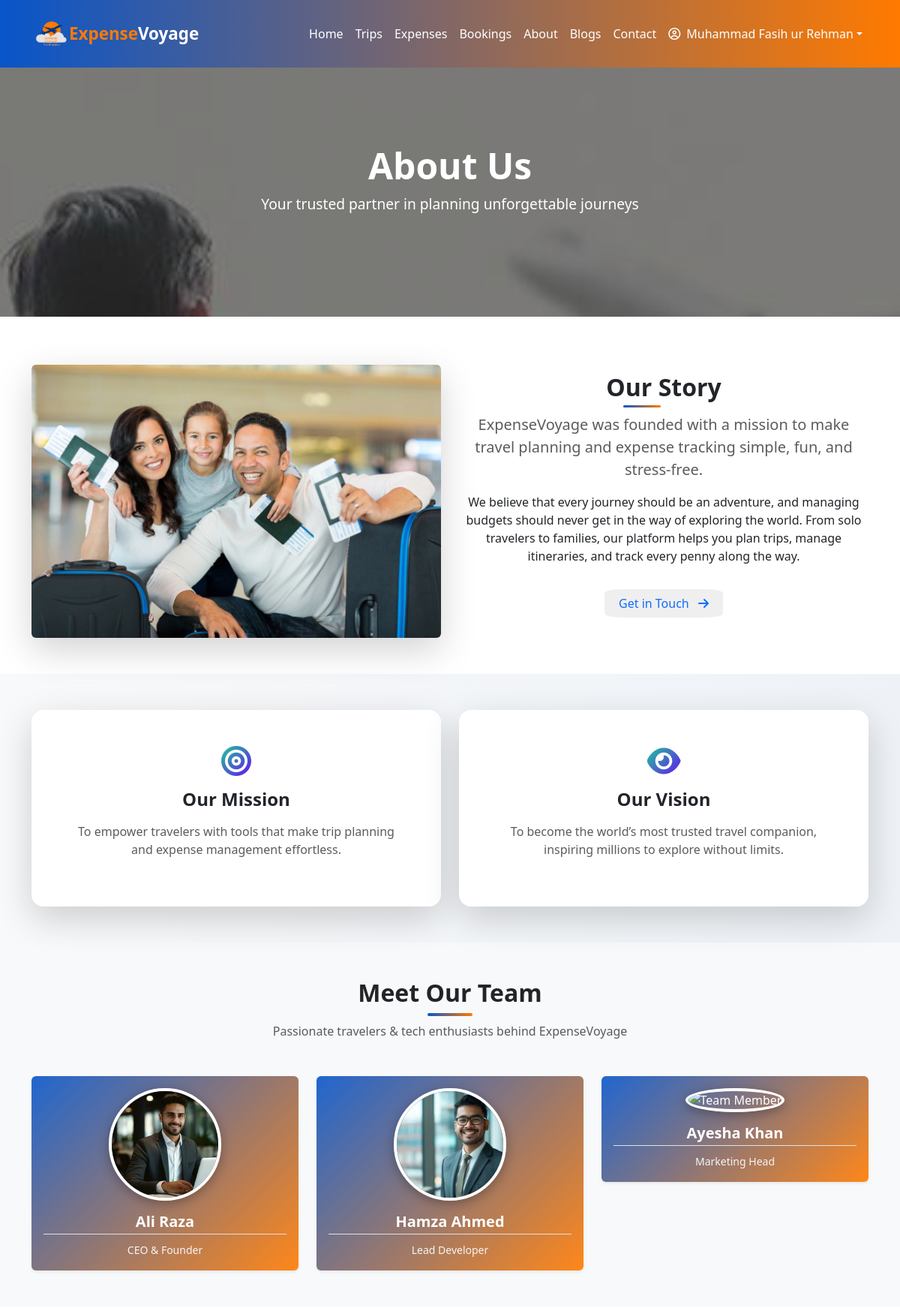
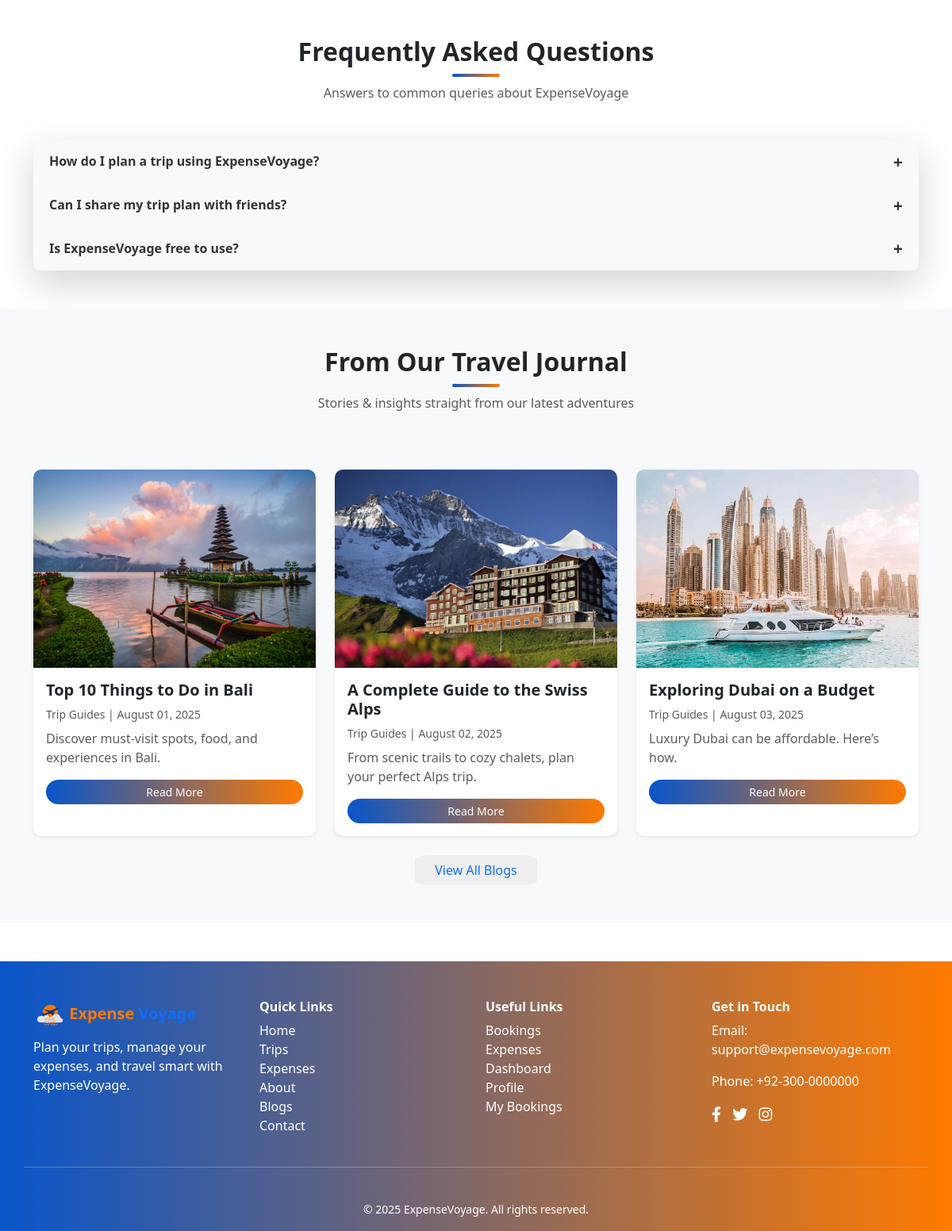
The app's page /About.php (signed in) with its own data (2 pictures, top to bottom).
### tables this page shows
CREATE TABLE `blogs` (
  `id` int(11) NOT NULL,
  `title` varchar(255) NOT NULL,
  `short_desc` text NOT NULL,
  `category` varchar(100) NOT NULL,
  `author` varchar(100) NOT NULL,
  `date` date NOT NULL,
  `tags` varchar(255) DEFAULT NULL,
  `reading_time` varchar(20) DEFAULT NULL,
  `location` varchar(100) DEFAULT NULL,
  `rating` decimal(2,1) DEFAULT NULL,
  `image` varchar(255) DEFAULT NULL
);

### About.php (the view, shortened to what this page needs)
<!DOCTYPE html>
<html lang="en">
<head>
    <link rel="stylesheet" href="style.css">
    <link href="https://cdn.jsdelivr.net/npm/bootstrap@5.0.2/dist/css/bootstrap.min.css" rel="stylesheet">
    <link href="https://cdn.jsdelivr.net/npm/bootstrap-icons@1.11.1/font/bootstrap-icons.css" rel="stylesheet">
</head>
<body>
<?php include 'header.php'; ?>
<?php include 'connect.php'; ?>
<section class="about-hero d-flex align-items-center justify-content-center text-center position-relative"
         style="background-image: url('images/about.jpg'); background-attachment: fixed; background-size: cover; background-position: center; height: 350px;">
  <div class="position-absolute top-0 start-0 w-100 h-100" style="background: rgba(0,0,0,0.5);"></div>
  <div class="container position-relative text-white" data-aos="zoom-in">
    <h1 class="fw-bold">About Us</h1>
    <p class="lead">Your trusted partner in planning unforgettable journeys</p>
  </div>
</section>
<section class="py-5 our-story-section">
  <div class="container">
    <div class="row align-items-center flex-column-reverse flex-md-row">
      <div class="col-md-6 mt-3" data-aos="fade-right">
        <div class="story-image-wrapper shadow-lg rounded overflow-hidden">
          <img src="images/about-1.jpg" alt="Our Story" class="img-fluid w-100">
        </div>
      </div>
      <div class="col-md-6 text-center" data-aos="fade-left">
        <h2 class="fw-bold mb-3 section-heading">Our Story</h2>
        <p class="lead text-muted">
          ExpenseVoyage was founded with a mission to make travel planning and expense tracking simple, fun, and stress-free.
        </p>
        <p>
          We believe that every journey should be an adventure, and managing budgets should never get in the way of exploring the world. From solo travelers to families, our platform helps you plan trips, manage itineraries, and track every penny along the way.
        </p>
        <a href="contact.php" class="btn btn-gradient mt-3">
          Get in Touch <i class="fas fa-arrow-right ms-2"></i>
        </a>
      </div>
    </div>
  </div>
</section>
<section class="py-5 mission-vision-section">
  <div class="container text-center">
    <div class="row g-4">
      <div class="col-md-6" data-aos="fade-up" data-aos-delay="100">
        <div class="p-5 rounded-4 shadow-lg bg-white mission-card position-relative overflow-hidden">
          <div class="icon-wrapper mb-3">
            <i class="fa-solid fa-bullseye fs-1"></i>
          </div>
          <h4 class="fw-bold mb-3">Our Mission</h4>
          <p class="text-muted">To empower travelers with tools that make trip planning and expense management effortless.</p>
        </div>
      </div>
      <div class="col-md-6" data-aos="fade-up" data-aos-delay="300">
        <div class="p-5 rounded-4 shadow-lg bg-white mission-card position-relative overflow-hidden">
          <div class="icon-wrapper mb-3">
            <i class="fa-solid fa-eye fs-1"></i>
          </div>
          <h4 class="fw-bold mb-3">Our Vision</h4>
          <p class="text-muted">To become the world’s most trusted travel companion, inspiring millions to explore without limits.</p>
        </div>
      </div>
    </div>
  </div>
</section>
<section class="py-5 bg-light">
  <div class="container">
    <div class="text-center mb-5">
      <h2 class="fw-bold section-title" data-aos="fade-up">Meet Our Team</h2>
      <p class="text-muted" data-aos="fade-up" data-aos-delay="200">
        Passionate travelers & tech enthusiasts behind ExpenseVoyage
      </p>
    </div>
    <div class="row g-4">
      <div class="col-md-4 text-center" data-aos="fade-up">
        <div class="team-card p-3 rounded shadow-sm bg-white">
          <div class="team-img mb-3">
            <img src="images/member1.jpg" alt="Team Member" class="rounded-circle">
          </div>
          <h5 class="fw-bold border-bottom pb-1">Ali Raza</h5>
          <small class="">CEO & Founder</small>
        </div>
      </div>
      <div class="col-md-4 text-center" data-aos="fade-up" data-aos-delay="200">
        <div class="team-card p-3 rounded shadow-sm bg-white">
          <div class="team-img mb-3">
            <img src="images/member3.png" alt="Team Member" class="rounded-circle">
          </div>
          <h5 class="fw-bold border-bottom pb-1">Hamza Ahmed</h5>
          <small class="">Lead Developer</small>
        </div>
      </div>
      <div class="col-md-4 text-center" data-aos="fade-up" data-aos-delay="400">
        <div class="team-card p-3 rounded shadow-sm bg-white">
          <div class="team-img mb-3">
            <img src="images/member2.png" alt="Team Member" class="rounded-circle">
          </div>
          <h5 class="fw-bold border-bottom pb-1">Ayesha Khan</h5>
          <small class="">Marketing Head</small>
        </div>
      </div>
    </div>
  </div>
</section>
<section class="py-5">
  <div class="container">
    <div class="text-center mb-5">
      <h2 class="fw-bold section-title" data-aos="fade-up">Frequently Asked Questions</h2>
      <p class="text-muted" data-aos="fade-up" data-aos-delay="200">
        Answers to common queries about ExpenseVoyage
      </p>
    </div>
    <div class="accordion custom-accordion shadow-lg rounded-3 overflow-hidden" id="faqAccordion" data-aos="fade-up" data-aos-delay="300">
      <div class="accordion-item border-0">
        <h2 class="accordion-header" id="headingOne">
          <button class="accordion-button collapsed fw-bold d-flex align-items-center" type="button"
                  data-bs-toggle="collapse" data-bs-target="#collapseOne"
                  aria-expanded="false" aria-controls="collapseOne">
            <span>How do I plan a trip using ExpenseVoyage?</span>
            <span class="icon ms-auto">+</span>
          </button>
        </h2>
      </div>
      <div class="accordion-item border-0">
        <h2 class="accordion-header" id="headingTwo">
          <button class="accordion-button collapsed fw-bold d-flex align-items-center" type="button"
                  data-bs-toggle="collapse" data-bs-target="#collapseTwo"
                  aria-expanded="false" aria-controls="collapseTwo">
            <span>Can I share my trip plan with friends?</span>
            <span class="icon ms-auto">+</span>
          </button>
        </h2>
      </div>
      <div class="accordion-item border-0">
        <h2 class="accordion-header" id="headingThree">
          <button class="accordion-button collapsed fw-bold d-flex align-items-center" type="button"
                  data-bs-toggle="collapse" data-bs-target="#collapseThree"
                  aria-expanded="false" aria-controls="collapseThree">
            <span>Is ExpenseVoyage free to use?</span>
            <span class="icon ms-auto">+</span>
          </button>
        </h2>
      </div>
    </div>
  </div>
</section>
<section class="py-5 bg-light">
  <div class="container">
    <div class="text-center mb-5" data-aos="fade-up">
      <h2 class="fw-bold section-title">From Our Travel Journal</h2>
      <p class="text-muted" data-aos-delay="200">Stories & insights straight from our latest adventures</p>
    </div>
   <div class="row g-4 mt-3">
  <?php
  $sqlPreview = "SELECT * FROM blogs ORDER BY date ASC LIMIT 3";
  $previewBlogs = $conn->query($sqlPreview);
  if ($previewBlogs->num_rows > 0):
    $delay = 0;
    while ($blog = $previewBlogs->fetch_assoc()):
  ?>
    <div class="col-md-4" data-aos="fade-up" data-aos-delay="<?= $delay; ?>" data-aos-duration="800">
      <div class="blog-card shadow-sm h-100">
        <img src="<?= htmlspecialchars($blog['image']); ?>"
             class="img-fluid rounded-top"
             alt="<?= htmlspecialchars($blog['title']); ?>">
        <div class="p-3">
          <h5 class="fw-bold"><?= htmlspecialchars($blog['title']); ?></h5>
          <small class="text-muted d-block mb-2">
            <?= htmlspecialchars($blog['category']); ?> | <?= date("F d, Y", strtotime($blog['date'])); ?>
          </small>
          <p class="text-muted"><?= htmlspecialchars($blog['short_desc']); ?></p>
          <a href="blog-details.php?id=<?= $blog['id']; ?>" class="btn btn-grad btn-sm w-100">Read More</a>
        </div>
      </div>
    </div>
  <?php
      $delay += 200;
    endwhile;
  else:
    echo "<p class='text-center text-muted'>No blogs available.</p>";
  endif;
  ?>
</div>
<div class="text-center mt-4" data-aos="zoom-in" data-aos-duration="800">
  <a href="blogs.php" class="btn btn-gradient px-4">View All Blogs</a>
</div>
</section>
<?php include 'footer.php'; ?>
</body>
</html>

### header.php (shortened to what this page needs)
<!DOCTYPE html>
<html lang="en">
<head>
  <link href="https://cdn.jsdelivr.net/npm/bootstrap@5.3.0/dist/css/bootstrap.min.css" rel="stylesheet">
  <link href="https://cdnjs.cloudflare.com/ajax/libs/aos/2.3.4/aos.css" rel="stylesheet">
  <link href="https://cdnjs.cloudflare.com/ajax/libs/font-awesome/6.4.0/css/all.min.css" rel="stylesheet">
  <link rel="stylesheet" href="style.css">
</head>
<body>
<nav class="navbar navbar-expand-lg fixed-top custom-navbar">
  <div class="container">
    <a class="navbar-brand fw-bold d-flex align-items-center" href="index.php" data-aos="fade-right" data-aos-delay="350">
      <img src="images\logo.png" alt="" width="50px">
      <span style="color:#ff7a00">Expense</span><span style="color:#fff;">Voyage</span>
    </a>
    <div class="collapse navbar-collapse" id="navbarNav">
      <ul class="navbar-nav ms-auto">
        <li class="nav-item" data-aos="fade-down" data-aos-delay="400"><a class="nav-link" href="index.php">Home</a></li>
        <li class="nav-item" data-aos="fade-down" data-aos-delay="450"><a class="nav-link" href="trips.php">Trips</a></li>
        <li class="nav-item" data-aos="fade-down" data-aos-delay="500"><a class="nav-link" href="expenses.php">Expenses</a></li>
        <li class="nav-item" data-aos="fade-down" data-aos-delay="550"><a class="nav-link" href="book-trip.php">Bookings</a></li>
        <li class="nav-item" data-aos="fade-down" data-aos-delay="600"><a class="nav-link" href="about.php">About</a></li>
        <li class="nav-item" data-aos="fade-down" data-aos-delay="650"><a class="nav-link" href="blogs.php">Blogs</a></li>
        <li class="nav-item" data-aos="fade-down" data-aos-delay="700"><a class="nav-link" href="contact.php">Contact</a></li>
        <?php if(isset($_SESSION['user_id'])):?>
          <li class="nav-item dropdown" data-aos="fade-down" data-aos-delay="750">
            <a class="nav-link dropdown-toggle d-flex align-items-center" href="#" id="userMenu" role="button" data-bs-toggle="dropdown">
              <i class="fa-regular fa-circle-user me-2"></i>
              <?php echo htmlspecialchars($_SESSION['user_name'] ?? 'User'); ?>
            </a>
          </li>
        <?php endif; ?>
      </ul>
    </div>
  </div>
</nav>
<div style="height:72px;"></div>
</body>
</html>

### footer.php (shortened to what this page needs)
<footer class="footer mt-5 pt-5">
  <div class="container">
    <div class="row gy-4">
  <div class="col-md-3" data-aos="fade-right" data-aos-duration="1100">
    <h5>
      <a href="index.php">
        <img src="images/logo.png" alt="Expense Voyage Logo" width="40">
        <span style="color:#ff7a00">Expense</span>
        <span style="color:#0d6efd;">Voyage</span>
      </a>
    </h5>
    <p>Plan your trips, manage your expenses, and travel smart with ExpenseVoyage.</p>
  </div>
  <div class="col-md-3" data-aos="zoom-in" data-aos-duration="1100">
    <h6>Quick Links</h6>
    <ul class="list-unstyled">
      <li><a href="index.php">Home</a></li>
      <li><a href="trips.php">Trips</a></li>
      <li><a href="expenses.php">Expenses</a></li>
      <li><a href="about.php">About</a></li>
      <li><a href="blogs.php">Blogs</a></li>
      <li><a href="contact.php">Contact</a></li>
    </ul>
  </div>
  <div class="col-md-3" data-aos="zoom-in" data-aos-duration="1100">
    <h6>Useful Links</h6>
    <ul class="list-unstyled">
      <li><a href="book-trip.php">Bookings</a></li>
      <li><a href="expenses.php">Expenses</a></li>
      <li><a href="dashboard.php">Dashboard</a></li>
      <li><a href="profile.php">Profile</a></li>
      <li><a href="my-bookings.php">My Bookings</a></li>
    </ul>
  </div>
  <div class="col-md-3" data-aos="fade-left" data-aos-duration="1100">
    <h6>Get in Touch</h6>
    <p>Email: <a href="mailto:support@expensevoyage.com">support@expensevoyage.com</a></p>
    <p>Phone: +92-300-0000000</p>
    <div class="social-icons">
      <a href="#"><i class="fab fa-facebook-f"></i></a>
      <a href="#"><i class="fab fa-twitter"></i></a>
      <a href="#"><i class="fab fa-instagram"></i></a>
    </div>
  </div>
    <hr>
    <div class="text-center pb-3">
      <small>© <?php echo date('Y'); ?> ExpenseVoyage. All rights reserved.</small>
    </div>
  </div>
</footer>

### style.css (style rules this page uses)
.custom-navbar { background: linear-gradient(90deg, #0855ca, #ff7a00); padding: 15px 0; }
.custom-navbar .navbar-brand { font-size: 1.4rem; color: white !important; }
.custom-navbar .nav-link { font-weight: 500; color: white !important; transition: color 0.3s ease; }
.btn-gradient { background: rgb(240, 239, 239); color: #0d6efd !important; border-radius: 15%; font-weight: 500; padding: 6px 18px; transition: color 0.3s ease; }
.footer { background: linear-gradient(90deg, #0855ca, #ff7a00); color: white; }
.footer h5, .footer h6 { color: white; font-weight: 600; }
.footer a { color: white; text-decoration: none; transition: color 0.3s ease; }
.footer .social-icons a { margin-right: 10px; font-size: 1.2rem; color: white; transition: transform 0.3s ease, color 0.3s ease; }
.section-title { position: relative; }
.section-title::after { content: ''; display: block; width: 60px; height: 4px; background: linear-gradient(90deg, #0855ca, #ff7a00); margin: 8px auto 0; border-radius: 2px; }
.blog-card { border: none; border-radius: 10px; overflow: hidden; background: #fff; transition: all 0.3s ease; }
.btn-grad { background: linear-gradient(90deg, #0855ca, #ff7a00); color: #fff; border: none; padding: 5px 15px; border-radius: 25px; transition: all 0.3s ease; }
.blog-card img { width: 100%; height: 250px; object-fit: cover; border-top-left-radius: 0.375rem; border-top-right-radius: 0.375rem; }
.about-hero h1 { font-size: 3rem; }
.about-hero p { font-size: 1.2rem; }
.section-heading { position: relative; display: inline-block; }
.section-heading::after { content: ""; position: absolute; bottom: -8px; left: 15%; width: 50px; height: 3px; background: linear-gradient(90deg, #0855ca, #ff7a00); border-radius: 2px; }
.story-image-wrapper img { width: 100%; height: auto; display: block; transition: transform 0.4s ease, box-shadow 0.4s ease; }
.team-card { background: linear-gradient(135deg, rgba(8, 85, 202, 0.9), rgba(255, 122, 0, 0.9)); color: white; transition: transform 0.3s ease, box-shadow 0.3s ease; border-radius: 15px; overflow: hidden; backdrop-filter: blur(6px); }
.team-img img { width: 150px; height: 150px; object-fit: cover; border: 4px solid white; box-shadow: 0 4px 15px rgba(0, 0, 0, 0.3); transition: transform 0.3s ease; }
.team-card h5 { color: white; }
.team-card small { color: #f5f5f5; }
.custom-accordion .accordion-button::after { display: none !important; }
.custom-accordion .accordion-button { background: #f8f9fa; color: #333; padding: 15px 20px; font-size: 1rem; transition: background 0.3s ease, color 0.3s ease; }
.custom-accordion .icon { font-weight: bold; font-size: 1.3rem; transition: transform 0.3s ease, color 0.3s ease; color: #333; }

### About.php (style rules this page uses)
html, body { overflow-x: hidden; }
.mission-card { transition: transform 0.4s ease, box-shadow 0.4s ease; cursor: default; }
.mission-card .icon-wrapper i { background: linear-gradient(135deg, #20c997, #6610f2); -webkit-background-clip: text; -webkit-text-fill-color: transparent; }
.mission-vision-section { background: linear-gradient(to right, #f8f9fa, #eef2f7); }

### header.php (style rules this page uses)
.custom-navbar { background: linear-gradient(90deg, #0855ca, #ff7a00); padding: 15px 0; }

### records on screen
blogs: image (picture), title "Top 10 Things to Do in Bali", category "Trip Guides", date "August 01, 2025", short_desc "Discover must-visit spots, food, and experiences in Bali."
blogs: image (picture), title "A Complete Guide to the Swiss Alps", category "Trip Guides", date "August 02, 2025", short_desc "From scenic trails to cozy chalets, plan your perfect Alps trip."
blogs: image (picture), title "Exploring Dubai on a Budget", category "Trip Guides", date "August 03, 2025", short_desc "Luxury Dubai can be affordable. Here’s how."

### other values on screen
$_SESSION['user_name'] "Muhammad Fasih ur Rehman"
